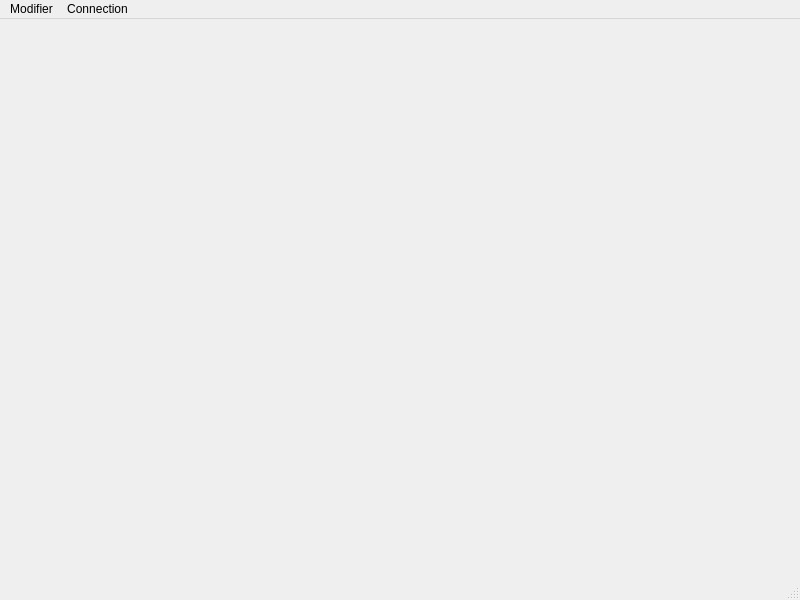
<?xml version="1.0" encoding="UTF-8"?>
<ui version="4.0">
 <class>MainWindow</class>
 <widget class="QMainWindow" name="MainWindow">
  <property name="geometry">
   <rect>
    <x>0</x>
    <y>0</y>
    <width>800</width>
    <height>600</height>
   </rect>
  </property>
  <property name="windowTitle">
   <string>MainWindow</string>
  </property>
  <widget class="QWidget" name="centralwidget"/>
  <widget class="QMenuBar" name="menubar">
   <property name="geometry">
    <rect>
     <x>0</x>
     <y>0</y>
     <width>800</width>
     <height>20</height>
    </rect>
   </property>
   <widget class="QMenu" name="modifieMenu">
    <property name="title">
     <string>Modifier</string>
    </property>
    <addaction name="deleteElementAction"/>
    <addaction name="addElementAction"/>
    <addaction name="setElementAction"/>
   </widget>
   <widget class="QMenu" name="menuConnection">
    <property name="title">
     <string>Connection</string>
    </property>
    <addaction name="connectionAction"/>
   </widget>
   <addaction name="modifieMenu"/>
   <addaction name="menuConnection"/>
  </widget>
  <widget class="QStatusBar" name="statusbar"/>
  <action name="deleteElementAction">
   <property name="text">
    <string>Supprimer</string>
   </property>
  </action>
  <action name="connectionAction">
   <property name="text">
    <string>Connection</string>
   </property>
  </action>
  <action name="addElementAction">
   <property name="text">
    <string>Ajouter</string>
   </property>
  </action>
  <action name="setElementAction">
   <property name="text">
    <string>Modifier</string>
   </property>
  </action>
 </widget>
 <resources/>
 <connections/>
</ui>
